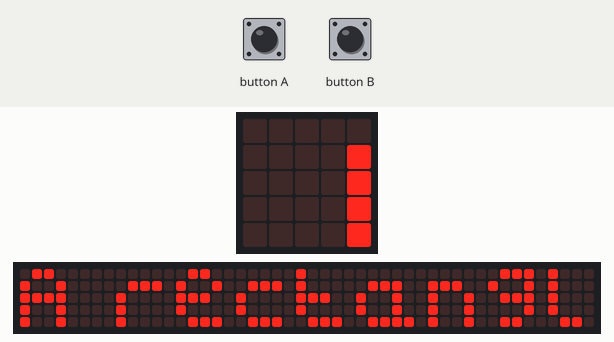
A program run on a simulated BBC micro:bit running MicroPython. Shown: the board's 5×5 LED display, a strip that is not on the board, showing the scrolling text unrolled. The 48×5 strip is a reading aid, not a part: it shows the text the display is scrolling, unrolled, one strip-width of it at a time.

Above: at 0.07 s.
At 6.82 s:
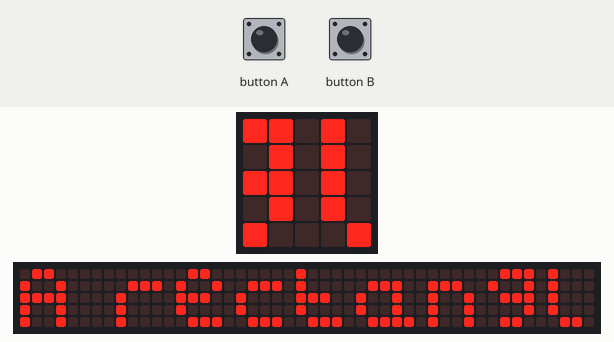
At 13.72 s:
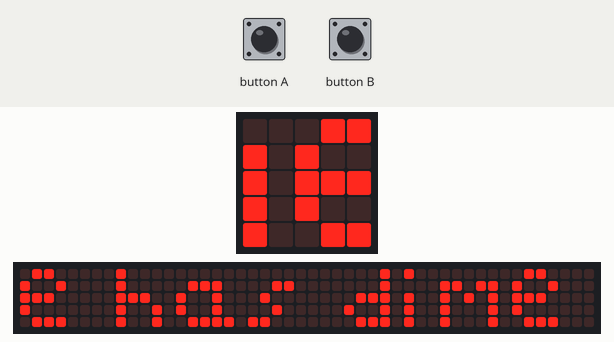
At 20.47 s:
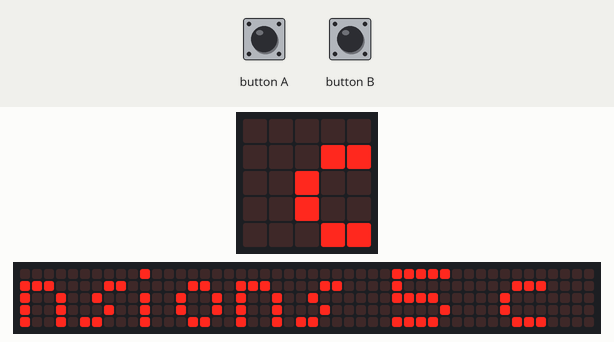
At 27.3 s:
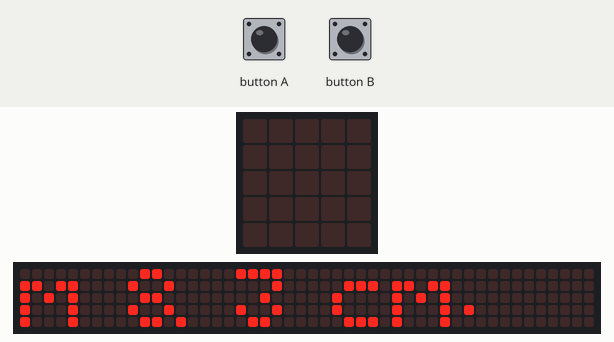
At 39.82 s:
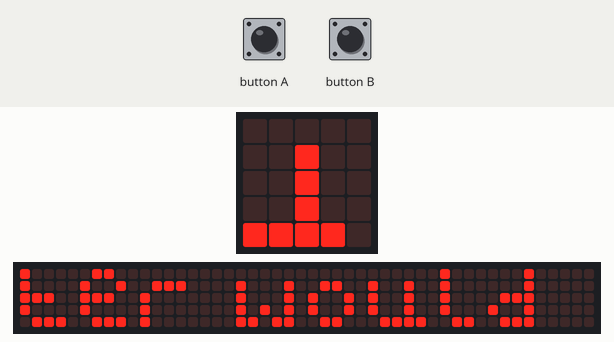

The program:

main.py
```python
"""
Created by: Dat Nguyen
Created on: Feb 2026
This module will show the area and perimeter of a rectangle on the micro:bit.
"""

from microbit import *

display.scroll("A rectangle has dimensions 5 cm & 3 cm.")
display.scroll("The perimeter would be: " + str(2 * (5 + 3)) + " cm.")
display.scroll("The area would be: " + str(5 * 3) + " cm^2.")
```
